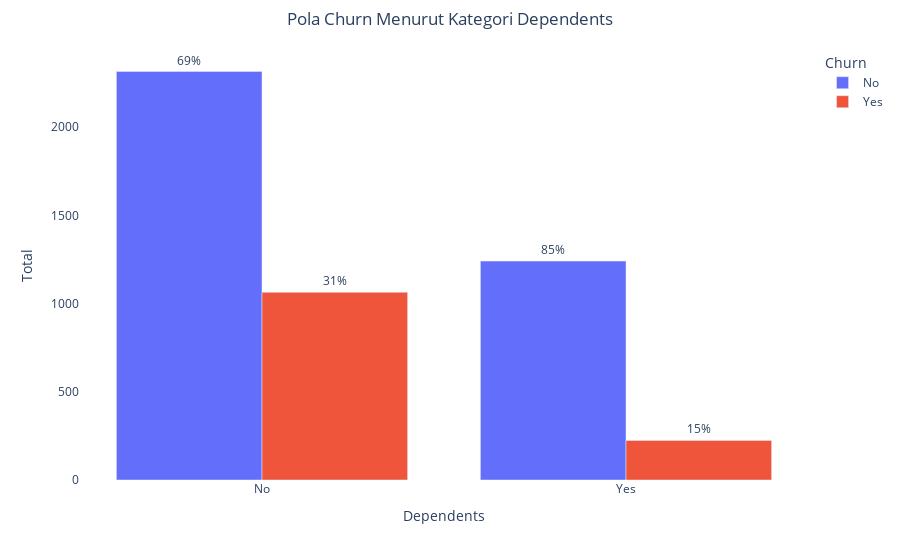

The notebook cell saved with this chart:
### Markdown cell above
## EDA kategorikal dengan churn sebagai Targetnya

### Code cell
cat_cols = ["Dependents", "OnlineSecurity", "OnlineBackup", 
            "InternetService", "DeviceProtection", 
            "TechSupport", "Contract", "PaperlessBilling"]

for col in cat_cols:
    # Hitung jumlah observasi per kategori dan churn
    bar_group = df_edit.groupby([col, "Churn"]).size().reset_index(name="Total")
    
    # Hitung total per kategori (untuk semua churn)
    total_per_category = bar_group.groupby(col)["Total"].transform("sum")
    
    # Hitung persentase tiap bar terhadap total kategori
    bar_group["percent"] = bar_group["Total"] / total_per_category * 100
    
    # Buat teks persentase dengan format 1 desimal dan tanda %
    bar_group["percent_text"] = bar_group["percent"].apply(lambda x: f"{x:.0f}%")
    
    # Buat bar plot dengan teks persentase
    bar = px.bar(
        bar_group,
        x=col,
        y="Total",
        color="Churn",
        barmode="group",
        text="percent_text",  # Tampilkan teks persentase di atas bar
        title=f"Pola Churn Menurut Kategori {col.capitalize()}"
    )

    bar.update_layout(
        title={"x": 0.5},
        plot_bgcolor="rgba(0,0,0,0)",
        paper_bgcolor="rgba(0,0,0,0)",
        margin=dict(t=50)
    )

    # Optional: agar teks di atas bar lebih jelas, atur posisi teks
    bar.update_traces(textposition='outside')

    bar.show()

### Figure 1 — Plotly figure (JSON) as saved in the notebook; plotly's stock layout.template omitted (floating-point values rounded to 4 significant figures)
{"data": [{"alignmentgroup": "True", "hovertemplate": "Churn=No<br>Dependents=%{x}<br>Total=%{y}<br>percent_text=%{text}<extra></extra>", "legendgroup": "No", "marker": {"color": "#636efa", "pattern": {"shape": ""}}, "name": "No", "offsetgroup": "No", "orientation": "v", "showlegend": true, "text": ["69%", "85%"], "textposition": "outside", "type": "bar", "x": ["No", "Yes"], "xaxis": "x", "y": [2316, 1241], "yaxis": "y"}, {"alignmentgroup": "True", "hovertemplate": "Churn=Yes<br>Dependents=%{x}<br>Total=%{y}<br>percent_text=%{text}<extra></extra>", "legendgroup": "Yes", "marker": {"color": "#EF553B", "pattern": {"shape": ""}}, "name": "Yes", "offsetgroup": "Yes", "orientation": "v", "showlegend": true, "text": ["31%", "15%"], "textposition": "outside", "type": "bar", "x": ["No", "Yes"], "xaxis": "x", "y": [1064, 224], "yaxis": "y"}], "layout": {"barmode": "group", "legend": {"title": {"text": "Churn"}, "tracegroupgap": 0}, "margin": {"t": 50}, "paper_bgcolor": "rgba(0,0,0,0)", "plot_bgcolor": "rgba(0,0,0,0)", "title": {"text": "Pola Churn Menurut Kategori Dependents", "x": 0.5}, "xaxis": {"anchor": "y", "domain": [0, 1], "title": {"text": "Dependents"}}, "yaxis": {"anchor": "x", "domain": [0, 1], "title": {"text": "Total"}}}}
